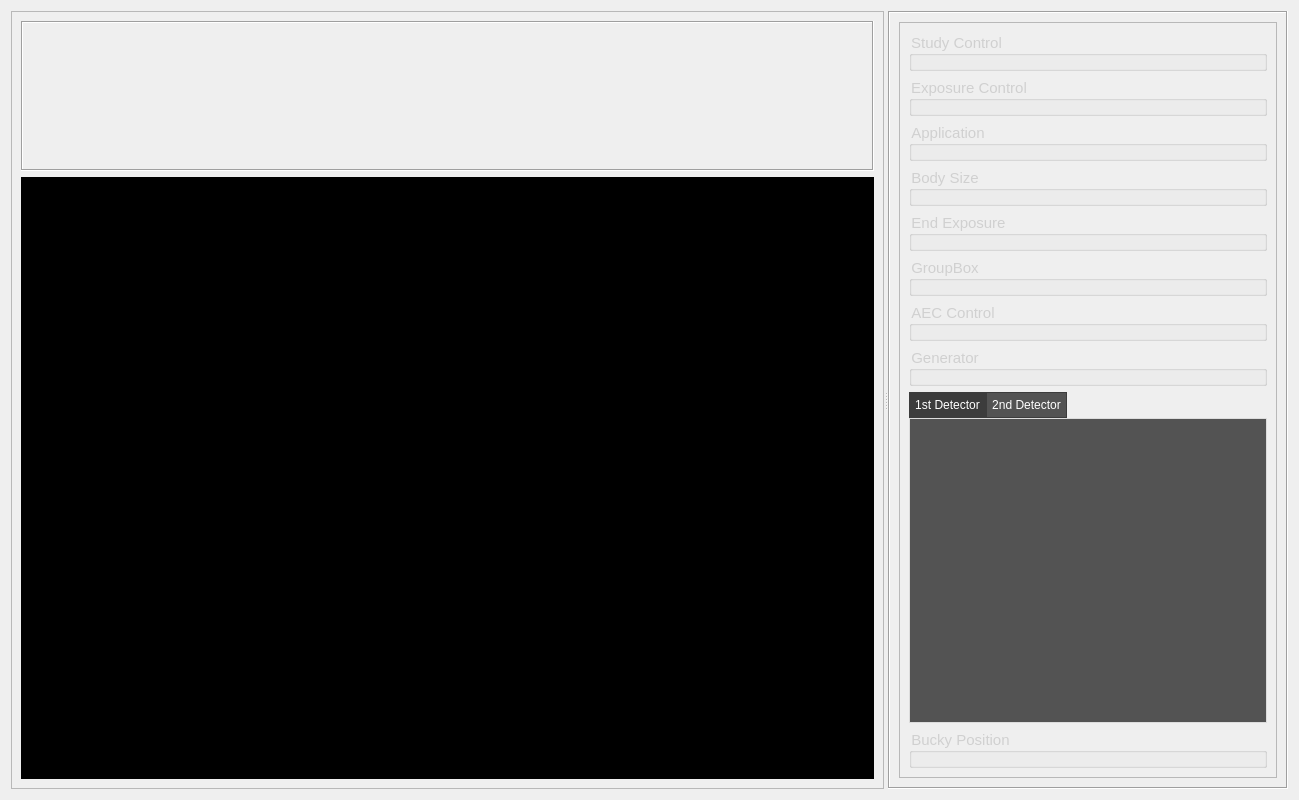
<?xml version="1.0" encoding="UTF-8"?>
<ui version="4.0">
 <class>ExamPage</class>
 <widget class="QWidget" name="ExamPage">
  <property name="geometry">
   <rect>
    <x>0</x>
    <y>0</y>
    <width>1299</width>
    <height>800</height>
   </rect>
  </property>
  <property name="sizePolicy">
   <sizepolicy hsizetype="Preferred" vsizetype="Preferred">
    <horstretch>0</horstretch>
    <verstretch>0</verstretch>
   </sizepolicy>
  </property>
  <property name="windowTitle">
   <string>Form</string>
  </property>
  <layout class="QVBoxLayout" name="verticalLayout">
   <item>
    <widget class="QSplitter" name="splitter">
     <property name="sizePolicy">
      <sizepolicy hsizetype="Preferred" vsizetype="Preferred">
       <horstretch>0</horstretch>
       <verstretch>0</verstretch>
      </sizepolicy>
     </property>
     <property name="sizeIncrement">
      <size>
       <width>0</width>
       <height>0</height>
      </size>
     </property>
     <property name="baseSize">
      <size>
       <width>0</width>
       <height>0</height>
      </size>
     </property>
     <property name="lineWidth">
      <number>10</number>
     </property>
     <property name="orientation">
      <enum>Qt::Horizontal</enum>
     </property>
     <property name="handleWidth">
      <number>4</number>
     </property>
     <widget class="QFrame" name="leftPanel">
      <property name="styleSheet">
       <string notr="true"/>
      </property>
      <property name="frameShape">
       <enum>QFrame::StyledPanel</enum>
      </property>
      <property name="frameShadow">
       <enum>QFrame::Raised</enum>
      </property>
      <layout class="QVBoxLayout" name="verticalLayout_4">
       <item>
        <widget class="QFrame" name="titlePlaceholder">
         <property name="sizePolicy">
          <sizepolicy hsizetype="Preferred" vsizetype="Preferred">
           <horstretch>0</horstretch>
           <verstretch>1</verstretch>
          </sizepolicy>
         </property>
         <property name="frameShape">
          <enum>QFrame::Box</enum>
         </property>
         <property name="frameShadow">
          <enum>QFrame::Sunken</enum>
         </property>
        </widget>
       </item>
       <item>
        <widget class="QFrame" name="thumbnailImageListPlaceholder">
         <property name="sizePolicy">
          <sizepolicy hsizetype="Preferred" vsizetype="Preferred">
           <horstretch>0</horstretch>
           <verstretch>4</verstretch>
          </sizepolicy>
         </property>
         <property name="styleSheet">
          <string notr="true">background-color: rgb(0, 0, 0);</string>
         </property>
         <property name="frameShape">
          <enum>QFrame::StyledPanel</enum>
         </property>
         <property name="frameShadow">
          <enum>QFrame::Raised</enum>
         </property>
        </widget>
       </item>
      </layout>
     </widget>
     <widget class="QFrame" name="rightPanel">
      <property name="maximumSize">
       <size>
        <width>400</width>
        <height>16777215</height>
       </size>
      </property>
      <property name="styleSheet">
       <string notr="true">color: rgb(208, 208, 208);</string>
      </property>
      <property name="frameShape">
       <enum>QFrame::Box</enum>
      </property>
      <property name="frameShadow">
       <enum>QFrame::Sunken</enum>
      </property>
      <layout class="QVBoxLayout" name="verticalLayout_2">
       <item>
        <widget class="QScrollArea" name="scrollArea">
         <property name="maximumSize">
          <size>
           <width>16777215</width>
           <height>16777215</height>
          </size>
         </property>
         <property name="widgetResizable">
          <bool>true</bool>
         </property>
         <widget class="QWidget" name="scrollAreaWidgetContent">
          <property name="geometry">
           <rect>
            <x>0</x>
            <y>0</y>
            <width>382</width>
            <height>770</height>
           </rect>
          </property>
          <property name="sizePolicy">
           <sizepolicy hsizetype="Preferred" vsizetype="Preferred">
            <horstretch>0</horstretch>
            <verstretch>0</verstretch>
           </sizepolicy>
          </property>
          <property name="maximumSize">
           <size>
            <width>16777215</width>
            <height>16777215</height>
           </size>
          </property>
          <layout class="QVBoxLayout" name="verticalLayout_3">
           <item>
            <widget class="QGroupBox" name="studyPlaceholder">
             <property name="font">
              <font>
               <pointsize>11</pointsize>
              </font>
             </property>
             <property name="title">
              <string>Study Control</string>
             </property>
            </widget>
           </item>
           <item>
            <widget class="QGroupBox" name="exposurePlaceholder">
             <property name="font">
              <font>
               <pointsize>11</pointsize>
              </font>
             </property>
             <property name="styleSheet">
              <string notr="true">color: rgb(208, 208, 208);</string>
             </property>
             <property name="title">
              <string>Exposure Control</string>
             </property>
            </widget>
           </item>
           <item>
            <widget class="QGroupBox" name="applicationControlGroupBox">
             <property name="font">
              <font>
               <pointsize>11</pointsize>
              </font>
             </property>
             <property name="title">
              <string>Application</string>
             </property>
            </widget>
           </item>
           <item>
            <widget class="QGroupBox" name="bodySizePlaceholder">
             <property name="font">
              <font>
               <pointsize>11</pointsize>
              </font>
             </property>
             <property name="styleSheet">
              <string notr="true">color: rgb(208, 208, 208);</string>
             </property>
             <property name="title">
              <string>Body Size</string>
             </property>
            </widget>
           </item>
           <item>
            <widget class="QGroupBox" name="endExposurePlaceholder">
             <property name="font">
              <font>
               <pointsize>11</pointsize>
              </font>
             </property>
             <property name="styleSheet">
              <string notr="true">color: rgb(208, 208, 208);</string>
             </property>
             <property name="title">
              <string>End Exposure</string>
             </property>
            </widget>
           </item>
           <item>
            <widget class="QGroupBox" name="focalSpotPlaceholder">
             <property name="font">
              <font>
               <pointsize>11</pointsize>
              </font>
             </property>
             <property name="styleSheet">
              <string notr="true">color: rgb(208, 208, 208);</string>
             </property>
             <property name="title">
              <string>GroupBox</string>
             </property>
            </widget>
           </item>
           <item>
            <widget class="QGroupBox" name="aecControlPlaceholder">
             <property name="font">
              <font>
               <pointsize>11</pointsize>
              </font>
             </property>
             <property name="styleSheet">
              <string notr="true">color: rgb(208, 208, 208);</string>
             </property>
             <property name="title">
              <string>AEC Control</string>
             </property>
            </widget>
           </item>
           <item>
            <widget class="QGroupBox" name="generatorControlPlaceholder">
             <property name="font">
              <font>
               <pointsize>11</pointsize>
              </font>
             </property>
             <property name="title">
              <string>Generator</string>
             </property>
            </widget>
           </item>
           <item>
            <widget class="QTabWidget" name="detectorControlWidget">
             <property name="styleSheet">
              <string notr="true">QTabWidget::pane {
    border: 1px solid rgb(220, 220, 220); /* Custom border color */
    background-color: rgb(83, 83, 83);    /* Background inside the box */
}

QTabBar::tab {
    background-color: rgb(83, 83, 83);  /* Tab color */
    color: white;                       /* Tab text color */
    padding: 5px;
    border: 1px solid rgb(60, 60, 60);
}

QTabBar::tab:selected {
    background-color: rgb(60, 60, 60);  /* Slightly darker on selection */
}

QTabBar::tab:hover {
    background-color: rgb(100, 100, 100);  /* Optional hover effect */
}
</string>
             </property>
             <property name="currentIndex">
              <number>0</number>
             </property>
             <widget class="QWidget" name="firstDetectorPlaceholder">
              <property name="font">
               <font>
                <pointsize>11</pointsize>
               </font>
              </property>
              <attribute name="title">
               <string>1st Detector</string>
              </attribute>
             </widget>
             <widget class="QWidget" name="secondDetectorPlaceholder">
              <attribute name="title">
               <string>2nd Detector</string>
              </attribute>
             </widget>
            </widget>
           </item>
           <item>
            <widget class="QGroupBox" name="buckyControlPlaceholder">
             <property name="font">
              <font>
               <pointsize>11</pointsize>
              </font>
             </property>
             <property name="title">
              <string>Bucky Position</string>
             </property>
            </widget>
           </item>
          </layout>
         </widget>
        </widget>
       </item>
      </layout>
     </widget>
    </widget>
   </item>
  </layout>
 </widget>
 <resources/>
 <connections/>
</ui>
